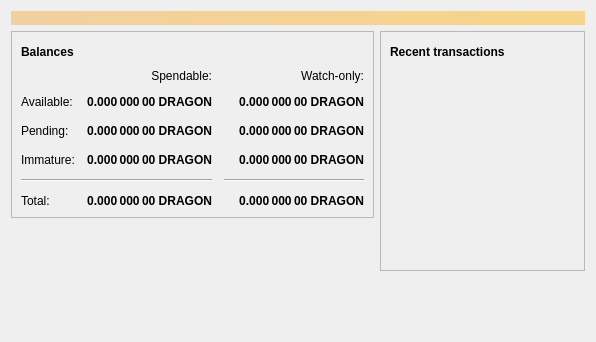
<?xml version="1.0" encoding="UTF-8"?>
<ui version="4.0">
 <class>OverviewPage</class>
 <widget class="QWidget" name="OverviewPage">
  <property name="geometry">
   <rect>
    <x>0</x>
    <y>0</y>
    <width>596</width>
    <height>342</height>
   </rect>
  </property>
  <property name="windowTitle">
   <string>Form</string>
  </property>
  <layout class="QVBoxLayout" name="topLayout">
   <item>
    <widget class="QLabel" name="labelAlerts">
     <property name="visible">
      <bool>false</bool>
     </property>
     <property name="styleSheet">
      <string notr="true">QLabel { background-color: qlineargradient(x1: 0, y1: 0, x2: 1, y2: 0, stop:0 #F0D0A0, stop:1 #F8D488); color:#000000; }</string>
     </property>
     <property name="wordWrap">
      <bool>true</bool>
     </property>
     <property name="margin">
      <number>3</number>
     </property>
     <property name="textInteractionFlags">
      <set>Qt::TextSelectableByMouse</set>
     </property>
    </widget>
   </item>
   <item>
    <layout class="QHBoxLayout" name="horizontalLayout" stretch="1,1">
     <item>
      <layout class="QVBoxLayout" name="verticalLayout_2">
       <item>
        <widget class="QFrame" name="frame">
         <property name="frameShape">
          <enum>QFrame::StyledPanel</enum>
         </property>
         <property name="frameShadow">
          <enum>QFrame::Raised</enum>
         </property>
         <layout class="QVBoxLayout" name="verticalLayout_4">
          <item>
           <layout class="QHBoxLayout" name="horizontalLayout_4">
            <item>
             <widget class="QLabel" name="label_5">
              <property name="font">
               <font>
                <weight>75</weight>
                <bold>true</bold>
               </font>
              </property>
              <property name="text">
               <string>Balances</string>
              </property>
             </widget>
            </item>
            <item>
             <widget class="QPushButton" name="labelWalletStatus">
              <property name="enabled">
               <bool>true</bool>
              </property>
              <property name="maximumSize">
               <size>
                <width>30</width>
                <height>16777215</height>
               </size>
              </property>
              <property name="toolTip">
               <string>The displayed information may be out of date. Your wallet automatically synchronizes with the Dragonchain network after a connection is established, but this process has not completed yet.</string>
              </property>
              <property name="text">
               <string/>
              </property>
              <property name="icon">
               <iconset resource="../bitcoin.qrc">
                <normaloff>:/icons/warning</normaloff>
                <disabledoff>:/icons/warning</disabledoff>:/icons/warning</iconset>
              </property>
              <property name="iconSize">
               <size>
                <width>24</width>
                <height>24</height>
               </size>
              </property>
              <property name="flat">
               <bool>true</bool>
              </property>
             </widget>
            </item>
            <item>
             <spacer name="horizontalSpacer_3">
              <property name="orientation">
               <enum>Qt::Horizontal</enum>
              </property>
              <property name="sizeHint" stdset="0">
               <size>
                <width>40</width>
                <height>20</height>
               </size>
              </property>
             </spacer>
            </item>
           </layout>
          </item>
          <item>
           <layout class="QGridLayout" name="gridLayout">
            <property name="spacing">
             <number>12</number>
            </property>
            <item row="2" column="2">
             <widget class="QLabel" name="labelWatchPending">
              <property name="font">
               <font>
                <weight>75</weight>
                <bold>true</bold>
               </font>
              </property>
              <property name="cursor">
               <cursorShape>IBeamCursor</cursorShape>
              </property>
              <property name="toolTip">
               <string>Unconfirmed transactions to watch-only addresses</string>
              </property>
              <property name="text">
               <string notr="true">0.000 000 00 DRAGON</string>
              </property>
              <property name="alignment">
               <set>Qt::AlignRight|Qt::AlignTrailing|Qt::AlignVCenter</set>
              </property>
              <property name="textInteractionFlags">
               <set>Qt::LinksAccessibleByMouse|Qt::TextSelectableByKeyboard|Qt::TextSelectableByMouse</set>
              </property>
             </widget>
            </item>
            <item row="2" column="1">
             <widget class="QLabel" name="labelUnconfirmed">
              <property name="font">
               <font>
                <weight>75</weight>
                <bold>true</bold>
               </font>
              </property>
              <property name="cursor">
               <cursorShape>IBeamCursor</cursorShape>
              </property>
              <property name="toolTip">
               <string>Total of transactions that have yet to be confirmed, and do not yet count toward the spendable balance</string>
              </property>
              <property name="text">
               <string notr="true">0.000 000 00 DRAGON</string>
              </property>
              <property name="alignment">
               <set>Qt::AlignRight|Qt::AlignTrailing|Qt::AlignVCenter</set>
              </property>
              <property name="textInteractionFlags">
               <set>Qt::LinksAccessibleByMouse|Qt::TextSelectableByKeyboard|Qt::TextSelectableByMouse</set>
              </property>
             </widget>
            </item>
            <item row="3" column="2">
             <widget class="QLabel" name="labelWatchImmature">
              <property name="font">
               <font>
                <weight>75</weight>
                <bold>true</bold>
               </font>
              </property>
              <property name="cursor">
               <cursorShape>IBeamCursor</cursorShape>
              </property>
              <property name="toolTip">
               <string>Mined balance in watch-only addresses that has not yet matured</string>
              </property>
              <property name="text">
               <string notr="true">0.000 000 00 DRAGON</string>
              </property>
              <property name="alignment">
               <set>Qt::AlignRight|Qt::AlignTrailing|Qt::AlignVCenter</set>
              </property>
              <property name="textInteractionFlags">
               <set>Qt::LinksAccessibleByMouse|Qt::TextSelectableByKeyboard|Qt::TextSelectableByMouse</set>
              </property>
             </widget>
            </item>
            <item row="4" column="0" colspan="2">
             <widget class="Line" name="line">
              <property name="orientation">
               <enum>Qt::Horizontal</enum>
              </property>
             </widget>
            </item>
            <item row="4" column="2">
             <widget class="Line" name="lineWatchBalance">
              <property name="sizePolicy">
               <sizepolicy hsizetype="Preferred" vsizetype="Fixed">
                <horstretch>0</horstretch>
                <verstretch>0</verstretch>
               </sizepolicy>
              </property>
              <property name="minimumSize">
               <size>
                <width>140</width>
                <height>0</height>
               </size>
              </property>
              <property name="orientation">
               <enum>Qt::Horizontal</enum>
              </property>
             </widget>
            </item>
            <item row="5" column="0">
             <widget class="QLabel" name="labelTotalText">
              <property name="text">
               <string>Total:</string>
              </property>
             </widget>
            </item>
            <item row="3" column="1">
             <widget class="QLabel" name="labelImmature">
              <property name="font">
               <font>
                <weight>75</weight>
                <bold>true</bold>
               </font>
              </property>
              <property name="cursor">
               <cursorShape>IBeamCursor</cursorShape>
              </property>
              <property name="toolTip">
               <string>Mined balance that has not yet matured</string>
              </property>
              <property name="text">
               <string notr="true">0.000 000 00 DRAGON</string>
              </property>
              <property name="alignment">
               <set>Qt::AlignRight|Qt::AlignTrailing|Qt::AlignVCenter</set>
              </property>
              <property name="textInteractionFlags">
               <set>Qt::LinksAccessibleByMouse|Qt::TextSelectableByKeyboard|Qt::TextSelectableByMouse</set>
              </property>
             </widget>
            </item>
            <item row="2" column="3">
             <spacer name="horizontalSpacer_2">
              <property name="orientation">
               <enum>Qt::Horizontal</enum>
              </property>
              <property name="sizeHint" stdset="0">
               <size>
                <width>40</width>
                <height>20</height>
               </size>
              </property>
             </spacer>
            </item>
            <item row="3" column="0">
             <widget class="QLabel" name="labelImmatureText">
              <property name="text">
               <string>Immature:</string>
              </property>
             </widget>
            </item>
            <item row="5" column="1">
             <widget class="QLabel" name="labelTotal">
              <property name="font">
               <font>
                <weight>75</weight>
                <bold>true</bold>
               </font>
              </property>
              <property name="cursor">
               <cursorShape>IBeamCursor</cursorShape>
              </property>
              <property name="toolTip">
               <string>Your current total balance</string>
              </property>
              <property name="text">
               <string notr="true">0.000 000 00 DRAGON</string>
              </property>
              <property name="alignment">
               <set>Qt::AlignRight|Qt::AlignTrailing|Qt::AlignVCenter</set>
              </property>
              <property name="textInteractionFlags">
               <set>Qt::LinksAccessibleByMouse|Qt::TextSelectableByKeyboard|Qt::TextSelectableByMouse</set>
              </property>
             </widget>
            </item>
            <item row="5" column="2">
             <widget class="QLabel" name="labelWatchTotal">
              <property name="font">
               <font>
                <weight>75</weight>
                <bold>true</bold>
               </font>
              </property>
              <property name="cursor">
               <cursorShape>IBeamCursor</cursorShape>
              </property>
              <property name="toolTip">
               <string>Current total balance in watch-only addresses</string>
              </property>
              <property name="text">
               <string notr="true">0.000 000 00 DRAGON</string>
              </property>
              <property name="alignment">
               <set>Qt::AlignRight|Qt::AlignTrailing|Qt::AlignVCenter</set>
              </property>
              <property name="textInteractionFlags">
               <set>Qt::LinksAccessibleByMouse|Qt::TextSelectableByKeyboard|Qt::TextSelectableByMouse</set>
              </property>
             </widget>
            </item>
            <item row="0" column="2">
             <widget class="QLabel" name="labelWatchonly">
              <property name="text">
               <string>Watch-only:</string>
              </property>
              <property name="alignment">
               <set>Qt::AlignRight|Qt::AlignTrailing|Qt::AlignVCenter</set>
              </property>
             </widget>
            </item>
            <item row="1" column="0">
             <widget class="QLabel" name="labelBalanceText">
              <property name="text">
               <string>Available:</string>
              </property>
             </widget>
            </item>
            <item row="1" column="1">
             <widget class="QLabel" name="labelBalance">
              <property name="font">
               <font>
                <weight>75</weight>
                <bold>true</bold>
               </font>
              </property>
              <property name="cursor">
               <cursorShape>IBeamCursor</cursorShape>
              </property>
              <property name="toolTip">
               <string>Your current spendable balance</string>
              </property>
              <property name="text">
               <string notr="true">0.000 000 00 DRAGON</string>
              </property>
              <property name="alignment">
               <set>Qt::AlignRight|Qt::AlignTrailing|Qt::AlignVCenter</set>
              </property>
              <property name="textInteractionFlags">
               <set>Qt::LinksAccessibleByMouse|Qt::TextSelectableByKeyboard|Qt::TextSelectableByMouse</set>
              </property>
             </widget>
            </item>
            <item row="1" column="2">
             <widget class="QLabel" name="labelWatchAvailable">
              <property name="font">
               <font>
                <weight>75</weight>
                <bold>true</bold>
               </font>
              </property>
              <property name="cursor">
               <cursorShape>IBeamCursor</cursorShape>
              </property>
              <property name="toolTip">
               <string>Your current balance in watch-only addresses</string>
              </property>
              <property name="text">
               <string notr="true">0.000 000 00 DRAGON</string>
              </property>
              <property name="alignment">
               <set>Qt::AlignRight|Qt::AlignTrailing|Qt::AlignVCenter</set>
              </property>
              <property name="textInteractionFlags">
               <set>Qt::LinksAccessibleByMouse|Qt::TextSelectableByKeyboard|Qt::TextSelectableByMouse</set>
              </property>
             </widget>
            </item>
            <item row="2" column="0">
             <widget class="QLabel" name="labelPendingText">
              <property name="text">
               <string>Pending:</string>
              </property>
             </widget>
            </item>
            <item row="0" column="1">
             <widget class="QLabel" name="labelSpendable">
              <property name="text">
               <string>Spendable:</string>
              </property>
              <property name="alignment">
               <set>Qt::AlignRight|Qt::AlignTrailing|Qt::AlignVCenter</set>
              </property>
             </widget>
            </item>
           </layout>
          </item>
         </layout>
        </widget>
       </item>
       <item>
        <spacer name="verticalSpacer">
         <property name="orientation">
          <enum>Qt::Vertical</enum>
         </property>
         <property name="sizeHint" stdset="0">
          <size>
           <width>20</width>
           <height>40</height>
          </size>
         </property>
        </spacer>
       </item>
      </layout>
     </item>
     <item>
      <layout class="QVBoxLayout" name="verticalLayout_3">
       <item>
        <widget class="QFrame" name="frame_2">
         <property name="frameShape">
          <enum>QFrame::StyledPanel</enum>
         </property>
         <property name="frameShadow">
          <enum>QFrame::Raised</enum>
         </property>
         <layout class="QVBoxLayout" name="verticalLayout">
          <item>
           <layout class="QHBoxLayout" name="horizontalLayout_2">
            <item>
             <widget class="QLabel" name="label_4">
              <property name="font">
               <font>
                <weight>75</weight>
                <bold>true</bold>
               </font>
              </property>
              <property name="text">
               <string>Recent transactions</string>
              </property>
             </widget>
            </item>
            <item>
             <widget class="QPushButton" name="labelTransactionsStatus">
              <property name="enabled">
               <bool>true</bool>
              </property>
              <property name="maximumSize">
               <size>
                <width>30</width>
                <height>16777215</height>
               </size>
              </property>
              <property name="toolTip">
               <string>The displayed information may be out of date. Your wallet automatically synchronizes with the Dragonchain network after a connection is established, but this process has not completed yet.</string>
              </property>
              <property name="text">
               <string/>
              </property>
              <property name="icon">
               <iconset resource="../bitcoin.qrc">
                <normaloff>:/icons/warning</normaloff>
                <disabledoff>:/icons/warning</disabledoff>:/icons/warning</iconset>
              </property>
              <property name="iconSize">
               <size>
                <width>24</width>
                <height>24</height>
               </size>
              </property>
              <property name="flat">
               <bool>true</bool>
              </property>
             </widget>
            </item>
            <item>
             <spacer name="horizontalSpacer">
              <property name="orientation">
               <enum>Qt::Horizontal</enum>
              </property>
              <property name="sizeHint" stdset="0">
               <size>
                <width>40</width>
                <height>20</height>
               </size>
              </property>
             </spacer>
            </item>
           </layout>
          </item>
          <item>
           <widget class="QListView" name="listTransactions">
            <property name="styleSheet">
             <string notr="true">QListView { background: transparent; }</string>
            </property>
            <property name="frameShape">
             <enum>QFrame::NoFrame</enum>
            </property>
            <property name="verticalScrollBarPolicy">
             <enum>Qt::ScrollBarAlwaysOff</enum>
            </property>
            <property name="horizontalScrollBarPolicy">
             <enum>Qt::ScrollBarAlwaysOff</enum>
            </property>
            <property name="selectionMode">
             <enum>QAbstractItemView::NoSelection</enum>
            </property>
           </widget>
          </item>
         </layout>
        </widget>
       </item>
       <item>
        <spacer name="verticalSpacer_2">
         <property name="orientation">
          <enum>Qt::Vertical</enum>
         </property>
         <property name="sizeHint" stdset="0">
          <size>
           <width>20</width>
           <height>40</height>
          </size>
         </property>
        </spacer>
       </item>
      </layout>
     </item>
    </layout>
   </item>
  </layout>
 </widget>
 <resources/>
 <connections/>
</ui>
